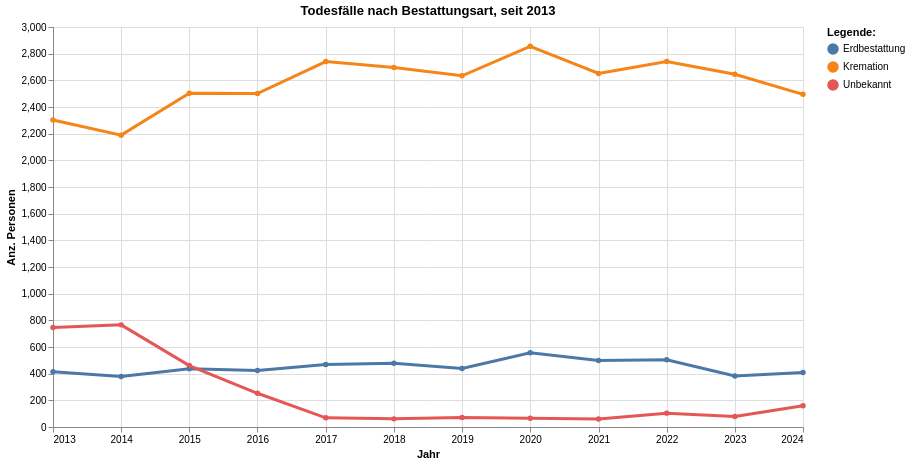

Notebook source saved alongside this figure:
### Code cell
grafik3 = mypy_dv.plot_altair_multiline_highlight(
    data = myAgg3.reset_index().sort_values('BestattungsCd', ascending=True)
    ,x = 'StichtagDatJahr:T'
    ,y = 'sum_WBev:Q'
    ,x_beschriftung = 'Jahr'
    , y_beschriftung = 'Anz. Personen'
    ,category = "BestattungsLang:N"
    ,category_beschriftung= 'Legende:'
    ,warning_status = "ignore" #always or ignore
    ,myTitle="Todesfälle nach Bestattungsart, seit "+data_min_date
)
grafik3

### Figure 1 — Vega-Lite specification as saved in the notebook (floating-point values rounded to 4 significant figures)
{"config": {"view": {"continuousWidth": 300, "continuousHeight": 300}}, "layer": [{"mark": {"type": "circle"}, "encoding": {"color": {"field": "BestattungsLang", "legend": {"orient": "right", "title": "Legende:"}, "type": "nominal"}, "opacity": {"value": 1.3}, "tooltip": [{"field": "StichtagDatJahr", "type": "temporal"}, {"field": "BestattungsLang", "type": "nominal"}, {"field": "sum_WBev", "type": "quantitative"}], "x": {"axis": {"title": "Jahr"}, "field": "StichtagDatJahr", "type": "temporal"}, "y": {"axis": {"title": "Anz. Personen"}, "field": "sum_WBev", "type": "quantitative"}}, "name": "view_3", "title": "Todesfälle nach Bestattungsart, seit 2013"}, {"mark": {"type": "line"}, "encoding": {"color": {"field": "BestattungsLang", "legend": {"orient": "right", "title": "Legende:"}, "type": "nominal"}, "size": {"condition": {"test": {"not": {"param": "param_3"}}, "value": 1.2}, "value": 3}, "tooltip": [{"field": "StichtagDatJahr", "type": "temporal"}, {"field": "BestattungsLang", "type": "nominal"}, {"field": "sum_WBev", "type": "quantitative"}], "x": {"axis": {"title": "Jahr"}, "field": "StichtagDatJahr", "type": "temporal"}, "y": {"axis": {"title": "Anz. Personen"}, "field": "sum_WBev", "type": "quantitative"}}, "title": "Todesfälle nach Bestattungsart, seit 2013"}], "data": {"name": "data-b7b6d344ae240ef2867f64da6e9b4a9c"}, "height": 400, "params": [{"name": "param_3", "select": {"type": "point", "fields": ["BestattungsLang:N"], "nearest": true, "on": "pointerover"}, "views": ["view_3"]}], "width": 750, "$schema": "https://vega.github.io/schema/vega-lite/v5.8.0.json", "datasets": {"data-b7b6d344ae240ef2867f64da6e9b4a9c": [{"StichtagDatJahr": "2013-01-01T00:00:00", "BestattungsCd": 176, "BestattungsKurz": "E", "BestattungsLang": "Erdbestattung", "sum_WBev": 415}, {"StichtagDatJahr": "2023-01-01T00:00:00", "BestattungsCd": 176, "BestattungsKurz": "E", "BestattungsLang": "Erdbestattung", "sum_WBev": 382}, {"StichtagDatJahr": "2022-01-01T00:00:00", "BestattungsCd": 176, "BestattungsKurz": "E", "BestattungsLang": "Erdbestattung", "sum_WBev": 505}, {"StichtagDatJahr": "2021-01-01T00:00:00", "BestattungsCd": 176, "BestattungsKurz": "E", "BestattungsLang": "Erdbestattung", "sum_WBev": 498}, {"StichtagDatJahr": "2020-01-01T00:00:00", "BestattungsCd": 176, "BestattungsKurz": "E", "BestattungsLang": "Erdbestattung", "sum_WBev": 557}, {"StichtagDatJahr": "2019-01-01T00:00:00", "BestattungsCd": 176, "BestattungsKurz": "E", "BestattungsLang": "Erdbestattung", "sum_WBev": 439}, {"StichtagDatJahr": "2024-01-01T00:00:00", "BestattungsCd": 176, "BestattungsKurz": "E", "BestattungsLang": "Erdbestattung", "sum_WBev": 408}, {"StichtagDatJahr": "2017-01-01T00:00:00", "BestattungsCd": 176, "BestattungsKurz": "E", "BestattungsLang": "Erdbestattung", "sum_WBev": 469}, {"StichtagDatJahr": "2016-01-01T00:00:00", "BestattungsCd": 176, "BestattungsKurz": "E", "BestattungsLang": "Erdbestattung", "sum_WBev": 424}, {"StichtagDatJahr": "2018-01-01T00:00:00", "BestattungsCd": 176, "BestattungsKurz": "E", "BestattungsLang": "Erdbestattung", "sum_WBev": 478}, {"StichtagDatJahr": "2014-01-01T00:00:00", "BestattungsCd": 176, "BestattungsKurz": "E", "BestattungsLang": "Erdbestattung", "sum_WBev": 379}, {"StichtagDatJahr": "2015-01-01T00:00:00", "BestattungsCd": 176, "BestattungsKurz": "E", "BestattungsLang": "Erdbestattung", "sum_WBev": 436}, {"StichtagDatJahr": "2016-01-01T00:00:00", "BestattungsCd": 177, "BestattungsKurz": "K", "BestattungsLang": "Kremation", "sum_WBev": 2501}, {"StichtagDatJahr": "2024-01-01T00:00:00", "BestattungsCd": 177, "BestattungsKurz": "K", "BestattungsLang": "Kremation", "sum_WBev": 2495}, {"StichtagDatJahr": "2023-01-01T00:00:00", "BestattungsCd": 177, "BestattungsKurz": "K", "BestattungsLang": "Kremation", "sum_WBev": 2645}, {"StichtagDatJahr": "2013-01-01T00:00:00", "BestattungsCd": 177, "BestattungsKurz": "K", "BestattungsLang": "Kremation", "sum_WBev": 2303}, {"StichtagDatJahr": "2022-01-01T00:00:00", "BestattungsCd": 177, "BestattungsKurz": "K", "BestattungsLang": "Kremation", "sum_WBev": 2741}, {"StichtagDatJahr": "2021-01-01T00:00:00", "BestattungsCd": 177, "BestattungsKurz": "K", "BestattungsLang": "Kremation", "sum_WBev": 2652}, {"StichtagDatJahr": "2014-01-01T00:00:00", "BestattungsCd": 177, "BestattungsKurz": "K", "BestattungsLang": "Kremation", "sum_WBev": 2189}, {"StichtagDatJahr": "2020-01-01T00:00:00", "BestattungsCd": 177, "BestattungsKurz": "K", "BestattungsLang": "Kremation", "sum_WBev": 2855}, {"StichtagDatJahr": "2018-01-01T00:00:00", "BestattungsCd": 177, "BestattungsKurz": "K", "BestattungsLang": "Kremation", "sum_WBev": 2696}, {"StichtagDatJahr": "2017-01-01T00:00:00", "BestattungsCd": 177, "BestattungsKurz": "K", "BestattungsLang": "Kremation", "sum_WBev": 2741}, {"StichtagDatJahr": "2015-01-01T00:00:00", "BestattungsCd": 177, "BestattungsKurz": "K", "BestattungsLang": "Kremation", "sum_WBev": 2503}, {"StichtagDatJahr": "2019-01-01T00:00:00", "BestattungsCd": 177, "BestattungsKurz": "K", "BestattungsLang": "Kremation", "sum_WBev": 2634}, {"StichtagDatJahr": "2019-01-01T00:00:00", "BestattungsCd": 179, "BestattungsKurz": "UNBEK", "BestattungsLang": "Unbekannt", "sum_WBev": 71}, {"StichtagDatJahr": "2014-01-01T00:00:00", "BestattungsCd": 179, "BestattungsKurz": "UNBEK", "BestattungsLang": "Unbekannt", "sum_WBev": 766}, {"StichtagDatJahr": "2015-01-01T00:00:00", "BestattungsCd": 179, "BestattungsKurz": "UNBEK", "BestattungsLang": "Unbekannt", "sum_WBev": 461}, {"StichtagDatJahr": "2020-01-01T00:00:00", "BestattungsCd": 179, "BestattungsKurz": "UNBEK", "BestattungsLang": "Unbekannt", "sum_WBev": 65}, {"StichtagDatJahr": "2021-01-01T00:00:00", "BestattungsCd": 179, "BestattungsKurz": "UNBEK", "BestattungsLang": "Unbekannt", "sum_WBev": 60}, {"StichtagDatJahr": "2018-01-01T00:00:00", "BestattungsCd": 179, "BestattungsKurz": "UNBEK", "BestattungsLang": "Unbekannt", "sum_WBev": 61}, {"StichtagDatJahr": "2013-01-01T00:00:00", "BestattungsCd": 179, "BestattungsKurz": "UNBEK", "BestattungsLang": "Unbekannt", "sum_WBev": 747}, {"StichtagDatJahr": "2017-01-01T00:00:00", "BestattungsCd": 179, "BestattungsKurz": "UNBEK", "BestattungsLang": "Unbekannt", "sum_WBev": 69}, {"StichtagDatJahr": "2022-01-01T00:00:00", "BestattungsCd": 179, "BestattungsKurz": "UNBEK", "BestattungsLang": "Unbekannt", "sum_WBev": 104}, {"StichtagDatJahr": "2023-01-01T00:00:00", "BestattungsCd": 179, "BestattungsKurz": "UNBEK", "BestattungsLang": "Unbekannt", "sum_WBev": 79}, {"StichtagDatJahr": "2016-01-01T00:00:00", "BestattungsCd": 179, "BestattungsKurz": "UNBEK", "BestattungsLang": "Unbekannt", "sum_WBev": 253}, {"StichtagDatJahr": "2024-01-01T00:00:00", "BestattungsCd": 179, "BestattungsKurz": "UNBEK", "BestattungsLang": "Unbekannt", "sum_WBev": 160}]}}
